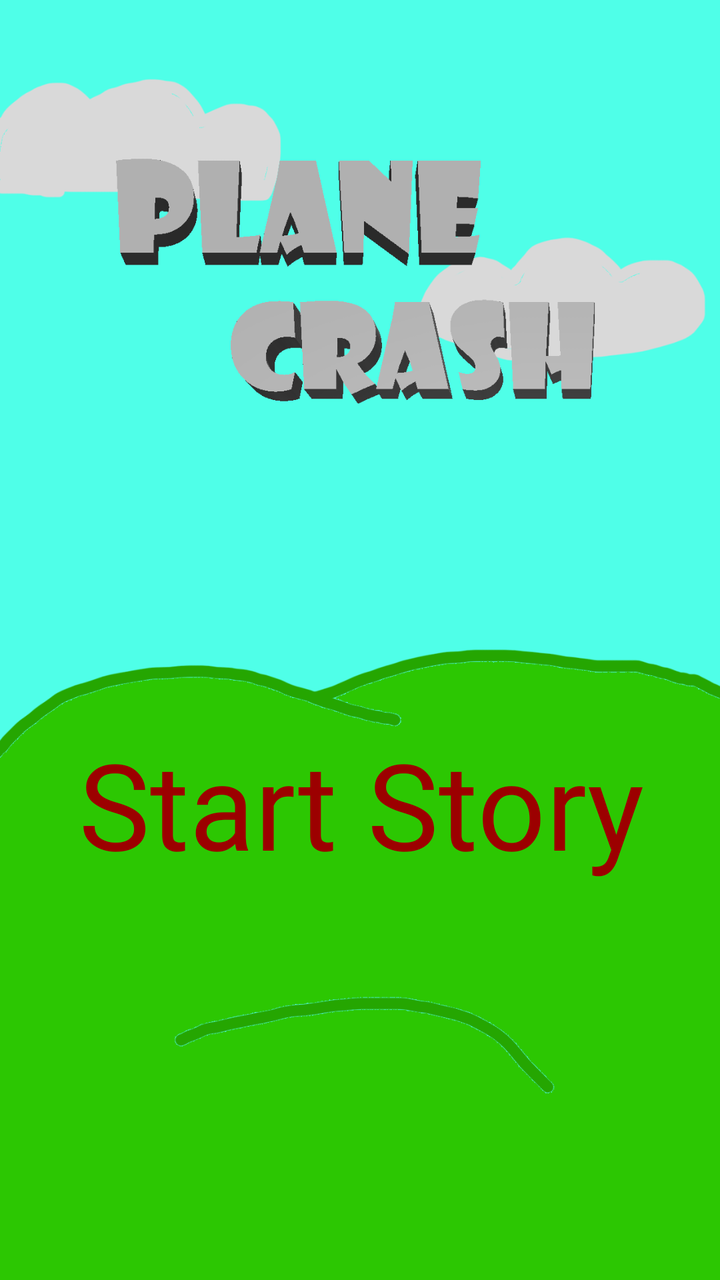
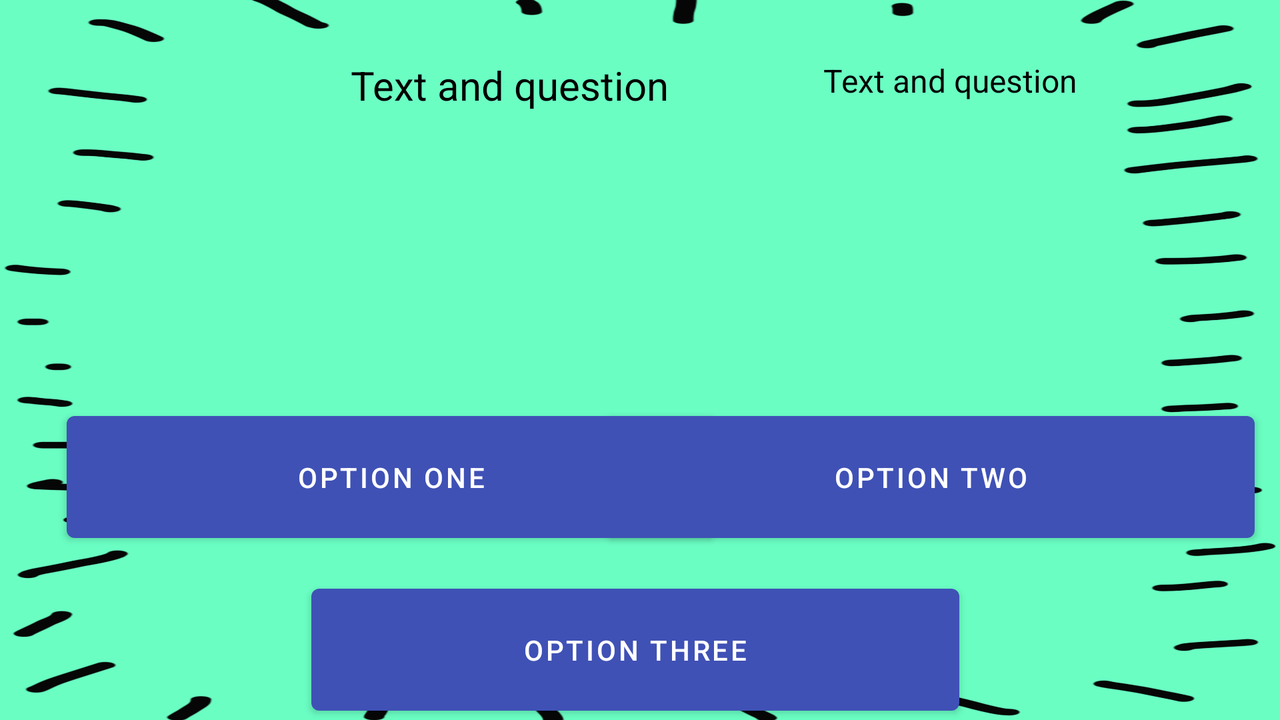

Compare how this app lays out the same screen by default and in its alternative resource folder. The renders come first, then the two layout files and the values they reference.
<!-- AndroidManifest.xml: application theme Theme.PlaneCrashStory -->
<!-- res/layout/activity_main.xml -->
<?xml version="1.0" encoding="utf-8"?>
<androidx.constraintlayout.widget.ConstraintLayout xmlns:android="http://schemas.android.com/apk/res/android"
    xmlns:app="http://schemas.android.com/apk/res-auto"
    xmlns:tools="http://schemas.android.com/tools"
    android:layout_width="fill_parent"
    android:layout_height="fill_parent"
    android:background="@color/teal_200"
    android:scaleType="centerCrop"
    tools:context=".MainActivity">


    <ImageView
        android:id="@+id/background"
        android:layout_width="fill_parent"
        android:layout_height="fill_parent"
        android:background="@drawable/alive"
        android:contentDescription="@string/app_name"
        android:scaleType="centerCrop"
        app:layout_constraintBottom_toBottomOf="parent"
        app:layout_constraintHorizontal_bias="0.0"
        app:layout_constraintLeft_toLeftOf="parent"
        app:layout_constraintRight_toRightOf="parent"
        app:layout_constraintTop_toTopOf="parent"
        app:layout_constraintVertical_bias="1.0" />

    <ImageView
        android:id="@+id/title"
        android:layout_width="fill_parent"
        android:layout_height="fill_parent"
        android:background="@drawable/title"
        android:contentDescription="@string/app_name"
        android:scaleType="centerCrop"
        app:layout_constraintBottom_toBottomOf="parent"
        app:layout_constraintHorizontal_bias="0.0"
        app:layout_constraintLeft_toLeftOf="parent"
        app:layout_constraintRight_toRightOf="parent"
        app:layout_constraintTop_toTopOf="parent"
        app:layout_constraintVertical_bias="1.0" />

    <TextView
        android:id="@+id/start"
        android:layout_width="364dp"
        android:layout_height="102dp"
        android:clickable="true"
        android:fontFamily="@font/miriam_libre"
        android:linksClickable="true"
        android:longClickable="false"
        android:maxLines="4"
        android:onClick="startGameActor"
        android:text="@string/start_game"
        android:textAlignment="center"
        android:textAppearance="@style/TextAppearance.AppCompat.Body1"
        android:textColor="#9C0000"
        android:textSize="60sp"
        app:layout_constraintBottom_toBottomOf="@+id/background"
        app:layout_constraintEnd_toEndOf="parent"
        app:layout_constraintHorizontal_bias="0.489"
        app:layout_constraintStart_toStartOf="parent"
        app:layout_constraintTop_toTopOf="parent"
        app:layout_constraintVertical_bias="0.672" />

</androidx.constraintlayout.widget.ConstraintLayout>
<!-- resources referenced by this layout -->
<resources>
  <!-- drawable alive: png bitmap (drawable, 74210 bytes) -->
  <!-- drawable title: png bitmap (drawable, 28877 bytes) -->
  <string name="app_name">Plane Crash Story</string>
  <string name="start_game">Start Story</string>
  <style name="Theme.PlaneCrashStory" parent="Theme.MaterialComponents.DayNight.DarkActionBar">
          
          <item name="colorPrimary">#3F51B5</item>
          <item name="colorPrimaryVariant">@color/purple_700</item>
          <item name="colorOnPrimary">@color/white</item>
          
          <item name="colorSecondary">@color/teal_200</item>
          <item name="colorSecondaryVariant">@color/teal_700</item>
          <item name="colorOnSecondary">@color/black</item>
          
          <item name="android:statusBarColor" tools:targetApi="l">?attr/colorPrimaryVariant</item>
          
          <item name="windowActionBar">false</item>
          <item name="windowNoTitle">true</item>
      </style>
</resources>
<!-- res/layout-land/activity_main.xml (the repository's variant of the layout above) -->
<!-- drawn on the phone turned sideways -->
<?xml version="1.0" encoding="utf-8"?>
<androidx.constraintlayout.widget.ConstraintLayout xmlns:android="http://schemas.android.com/apk/res/android"
    xmlns:app="http://schemas.android.com/apk/res-auto"
    xmlns:tools="http://schemas.android.com/tools"
    android:layout_width="fill_parent"
    android:layout_height="fill_parent"
    android:background="@drawable/ic_launcher_foreground"
    android:scaleType="centerCrop"
    tools:context=".MainActivity">

    <ImageView
        android:id="@+id/background"
        android:layout_width="match_parent"
        android:layout_height="match_parent"
        android:background="@drawable/playing"
        android:contentDescription="@string/app_name"
        android:scaleType="centerCrop"
        app:layout_constraintBottom_toBottomOf="parent"
        app:layout_constraintHorizontal_bias="1.0"
        app:layout_constraintLeft_toLeftOf="parent"
        app:layout_constraintRight_toRightOf="parent"
        app:layout_constraintTop_toTopOf="parent"
        app:layout_constraintVertical_bias="0.0" />

    <TextView
        android:id="@+id/description"
        android:layout_width="358dp"
        android:layout_height="192dp"
        android:text="@string/text_and_question"
        android:textAlignment="center"
        android:textAppearance="@style/TextAppearance.AppCompat"
        android:textColor="@color/black"
        android:textSize="20sp"
        app:layout_constraintBottom_toBottomOf="parent"
        app:layout_constraintHorizontal_bias="0.268"
        app:layout_constraintLeft_toLeftOf="parent"
        app:layout_constraintRight_toRightOf="parent"
        app:layout_constraintTop_toTopOf="parent"
        app:layout_constraintVertical_bias="0.173" />

    <TextView
        android:id="@+id/question"
        android:layout_width="172dp"
        android:layout_height="189dp"
        android:maxLines="4"
        android:text="@string/text_and_question"
        android:textAlignment="center"
        android:textAppearance="@style/TextAppearance.AppCompat.Body1"
        android:textColor="@color/black"
        android:textSize="16sp"
        app:layout_constraintBottom_toBottomOf="parent"
        app:layout_constraintEnd_toEndOf="parent"
        app:layout_constraintHorizontal_bias="0.831"
        app:layout_constraintLeft_toLeftOf="parent"
        app:layout_constraintRight_toRightOf="parent"
        app:layout_constraintStart_toStartOf="parent"
        app:layout_constraintTop_toTopOf="parent"
        app:layout_constraintVertical_bias="0.171" />

    <Button
        android:id="@+id/button1"
        android:layout_width="324dp"
        android:layout_height="73dp"
        android:foregroundTint="#FDFDFD"
        android:foregroundTintMode="src_over"
        android:hapticFeedbackEnabled="true"
        android:onClick="optionOneActor"
        android:text="@string/option_one"
        app:layout_constraintBottom_toBottomOf="parent"
        app:layout_constraintEnd_toEndOf="parent"
        app:layout_constraintHorizontal_bias="0.105"
        app:layout_constraintStart_toStartOf="parent"
        app:layout_constraintTop_toTopOf="parent"
        app:layout_constraintVertical_bias="0.704"
        tools:ignore="UsingOnClickInXml" />

    <Button
        android:id="@+id/reset"
        android:layout_width="328dp"
        android:layout_height="73dp"
        android:hapticFeedbackEnabled="true"
        android:onClick="resetActor"
        android:text="@string/reset"
        android:visibility="gone"
        app:layout_constraintBottom_toBottomOf="parent"
        app:layout_constraintEnd_toEndOf="parent"
        app:layout_constraintHorizontal_bias="0.493"
        app:layout_constraintStart_toStartOf="parent"
        app:layout_constraintTop_toTopOf="parent"
        app:layout_constraintVertical_bias="0.704"
        tools:ignore="UsingOnClickInXml" />

    <Button
        android:id="@+id/button2"
        android:layout_width="324dp"
        android:layout_height="73dp"
        android:hapticFeedbackEnabled="true"
        android:onClick="optionTwoActor"
        android:text="@string/option_two"
        app:layout_constraintBottom_toBottomOf="parent"
        app:layout_constraintEnd_toEndOf="parent"
        app:layout_constraintHorizontal_bias="0.96"
        app:layout_constraintStart_toStartOf="parent"
        app:layout_constraintTop_toTopOf="parent"
        app:layout_constraintVertical_bias="0.704"
        tools:ignore="UsingOnClickInXml" />

    <Button
        android:id="@+id/button3"
        android:layout_width="324dp"
        android:layout_height="73dp"
        android:layout_marginTop="294dp"
        android:hapticFeedbackEnabled="true"
        android:onClick="optionThreeActor"
        android:text="@string/option_three"
        app:layout_constraintBottom_toBottomOf="parent"
        app:layout_constraintEnd_toEndOf="parent"
        app:layout_constraintHorizontal_bias="0.493"
        app:layout_constraintStart_toStartOf="parent"
        app:layout_constraintTop_toTopOf="parent"
        app:layout_constraintVertical_bias="0.845"
        tools:ignore="UsingOnClickInXml" />

</androidx.constraintlayout.widget.ConstraintLayout>
<!-- resources referenced by the variant -->
<!-- as the phone turned sideways resolves them -->
<resources>
  <!-- drawable playing: png bitmap (drawable, 110072 bytes) -->
  <string name="app_name">Plane Crash Story</string>
  <string name="option_one">Option One</string>
  <string name="option_three">Option Three</string>
  <string name="option_two">Option Two</string>
  <string name="reset">Play again</string>
  <string name="text_and_question">Text and question</string>
  <style name="Theme.PlaneCrashStory" parent="Theme.MaterialComponents.DayNight.DarkActionBar">
          
          <item name="colorPrimary">#3F51B5</item>
          <item name="colorPrimaryVariant">@color/purple_700</item>
          <item name="colorOnPrimary">@color/white</item>
          
          <item name="colorSecondary">@color/teal_200</item>
          <item name="colorSecondaryVariant">@color/teal_700</item>
          <item name="colorOnSecondary">@color/black</item>
          
          <item name="android:statusBarColor" tools:targetApi="l">?attr/colorPrimaryVariant</item>
          
          <item name="windowActionBar">false</item>
          <item name="windowNoTitle">true</item>
      </style>
</resources>
